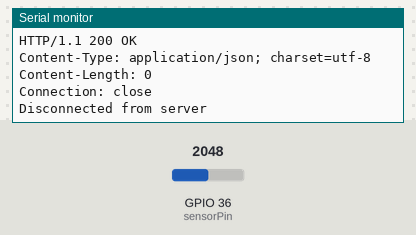
A sketch run on a simulated ESP32. Parts: the last lines printed to the serial monitor. The test bench sets the inputs (shaded band); at power-on: GPIO 36 (sensorPin) = 2048. WiFi joins after 1.5 s; servers stay silent unless stated; uploads are accepted with an empty reply.

Above: at 3.2 s.
3.3 s: GPIO 36 (sensorPin) set to 491
At 3.52 s:
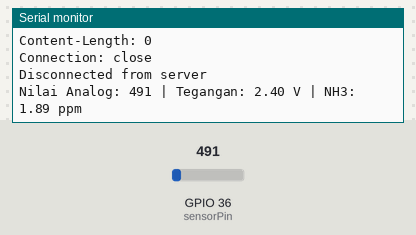
6.2 s: GPIO 36 (sensorPin) set to 0
At 7.58 s:
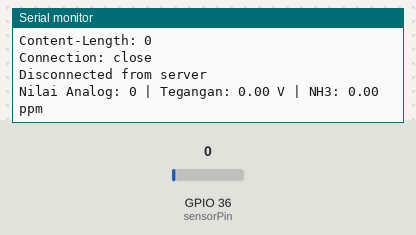

Measured:
- after the input at 3.3 s, the serial monitor: prints a new line after 0.07 s (image 1)
- after the input at 6.2 s, the serial monitor: prints a new line after 1.2 s (image 2)

The sketch:

mq_konek_local.ino
```cpp
#include <WiFi.h>

const char* ssid = "wifi ono";       // Ganti dengan SSID WiFi Anda
const char* password = "wifi kencang gak bikin kembung"; // Ganti dengan password WiFi Anda
const char* serverIP = "192.168.162.213"; // Ganti dengan IP localhost Anda
const int serverPort = 80;             // Port server (default HTTP port adalah 80)
const char* serverPath = "/pkm/koneksi/koneksi_mq.php";

const int sensorPin = A0; // Pin analog tempat MQ-137 terhubung
const float VREF = 5.0;   // Tegangan referensi ADC
const int ADC_RESOLUTION = 1025; // Resolusi ADC

// Konstanta berdasarkan datasheet MQ-137
const float RL = 10.0;    // Resistor beban dalam kilo-ohm
const float RO = 10.0;    // Nilai RO setelah kalibrasi
const float a = -2.4;     // Gradient dari kurva logaritmik (dari datasheet)
const float b = 0.7;      // Intercept dari kurva logaritmik (dari datasheet)

WiFiClient client;

void setup() {
  Serial.begin(9600);
  Serial.println("MQ-137 Sensor - NH3 Concentration");

  WiFi.begin(ssid, password);
  Serial.print("Connecting to WiFi");
  while (WiFi.status() != WL_CONNECTED) {
    delay(1000);
    Serial.print(".");
  }
  Serial.println("\nConnected to WiFi");
}

void loop() {
  // Membaca nilai analog dari sensor
  int sensorValue = analogRead(sensorPin);

  // Mengonversi nilai analog ke tegangan
  float sensorVoltage = sensorValue * (VREF / ADC_RESOLUTION);

  // Menghitung rasio Rs/Ro
  float Rs = ((VREF * RL) / sensorVoltage) - RL; // Menghitung Rs
  float ratio = Rs / RO;

  // Menghitung konsentrasi NH₃ dalam ppm menggunakan persamaan logaritmik
  float ppm = pow(10, ((log10(ratio) - b) / a));

  // Menampilkan hasil di Serial Monitor
  Serial.print("Nilai Analog: ");
  Serial.print(sensorValue);
  Serial.print(" | Tegangan: ");
  Serial.print(sensorVoltage, 2);
  Serial.print(" V | NH3: ");
  Serial.print(ppm, 2);
  Serial.println(" ppm");

  // Kirim data ke server
  if (client.connect(serverIP, serverPort)) {
    Serial.println("Connected to server");

    // Membuat data POST
    String postData = "sensor_value=" + String(sensorValue) + "&voltage=" + String(sensorVoltage, 2) + "&ppm=" + String(ppm, 2);

    // Membuat permintaan HTTP POST
    client.println("POST " + String(serverPath) + " HTTP/1.1");
    client.println("Host: " + String(serverIP));
    client.println("Content-Type: application/x-www-form-urlencoded");
    client.println("Connection: close");
    client.println("Content-Length: " + String(postData.length()));
    client.println();
    client.print(postData);

    // Menunggu respons dari server
    unsigned long timeout = millis();
    while (client.available() == 0) {
      if (millis() - timeout > 5000) {
        Serial.println(">>> Client Timeout!");
        client.stop();
        return;
      }
    }

    // Membaca respons dari server
    Serial.println("Server response:");
    while (client.available()) {
      String response = client.readStringUntil('\n');
      Serial.println(response);
    }

    // Menutup koneksi
    client.stop();
    Serial.println("Disconnected from server");
  } else {
    Serial.println("Connection to server failed");
  }

  delay(1000); // Menunggu 1 detik sebelum pembacaan berikutnya
}
```
